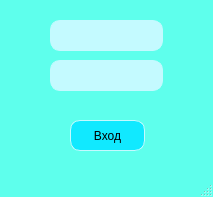
<?xml version="1.0" encoding="UTF-8"?>
<ui version="4.0">
 <class>Logining</class>
 <widget class="QMainWindow" name="Logining">
  <property name="geometry">
   <rect>
    <x>0</x>
    <y>0</y>
    <width>213</width>
    <height>197</height>
   </rect>
  </property>
  <property name="windowTitle">
   <string>MainWindow</string>
  </property>
  <property name="styleSheet">
   <string notr="true">  QMainWindow {
       background-color: #5effec; /* Замените на нужный вам цвет */
       color: black; /* Цвет текста */
   }</string>
  </property>
  <widget class="QWidget" name="centralwidget">
   <widget class="QLabel" name="label_error">
    <property name="geometry">
     <rect>
      <x>10</x>
      <y>90</y>
      <width>191</width>
      <height>31</height>
     </rect>
    </property>
    <property name="font">
     <font>
      <italic>true</italic>
     </font>
    </property>
    <property name="styleSheet">
     <string notr="true">  QLable {
       color:  red; /* Цвет текста */
  }</string>
    </property>
    <property name="text">
     <string/>
    </property>
   </widget>
   <widget class="QLineEdit" name="Password">
    <property name="geometry">
     <rect>
      <x>50</x>
      <y>60</y>
      <width>113</width>
      <height>31</height>
     </rect>
    </property>
    <property name="styleSheet">
     <string notr="true">  QLineEdit {
       border-radius: 10px; /* Замените на нужное значение */
       border: 1px solid #c4faff; /* Цвет и стиль границы */
       background-color: #c4faff; /* Замените на нужный вам цвет */
       color: black; /* Цвет текста */
       padding: 5px; /* Внутренние отступы */
   }</string>
    </property>
    <property name="echoMode">
     <enum>QLineEdit::Password</enum>
    </property>
   </widget>
   <widget class="QLineEdit" name="Login">
    <property name="geometry">
     <rect>
      <x>50</x>
      <y>20</y>
      <width>113</width>
      <height>31</height>
     </rect>
    </property>
    <property name="styleSheet">
     <string notr="true">  QLineEdit {
       border-radius: 10px; /* Замените на нужное значение */
       border: 1px solid #c4faff; /* Цвет и стиль границы */
       background-color: #c4faff; /* Замените на нужный вам цвет */
       color: black; /* Цвет текста */
       padding: 5px; /* Внутренние отступы */
   }</string>
    </property>
   </widget>
   <widget class="QPushButton" name="But_entr">
    <property name="geometry">
     <rect>
      <x>70</x>
      <y>120</y>
      <width>75</width>
      <height>31</height>
     </rect>
    </property>
    <property name="styleSheet">
     <string notr="true">  QPushButton {
       border-radius: 10px; 
       border: 1px solid #c4faff; /* Цвет и стиль границы */
       background-color: #11e9ff; /* Замените на нужный вам цвет */
       color: black; /* Цвет текста */
       padding: 5px; /* Внутренние отступы */
   }</string>
    </property>
    <property name="text">
     <string>Вход</string>
    </property>
   </widget>
  </widget>
  <widget class="QMenuBar" name="menubar">
   <property name="geometry">
    <rect>
     <x>0</x>
     <y>0</y>
     <width>213</width>
     <height>21</height>
    </rect>
   </property>
  </widget>
  <widget class="QStatusBar" name="statusbar"/>
 </widget>
 <resources/>
 <connections/>
</ui>
